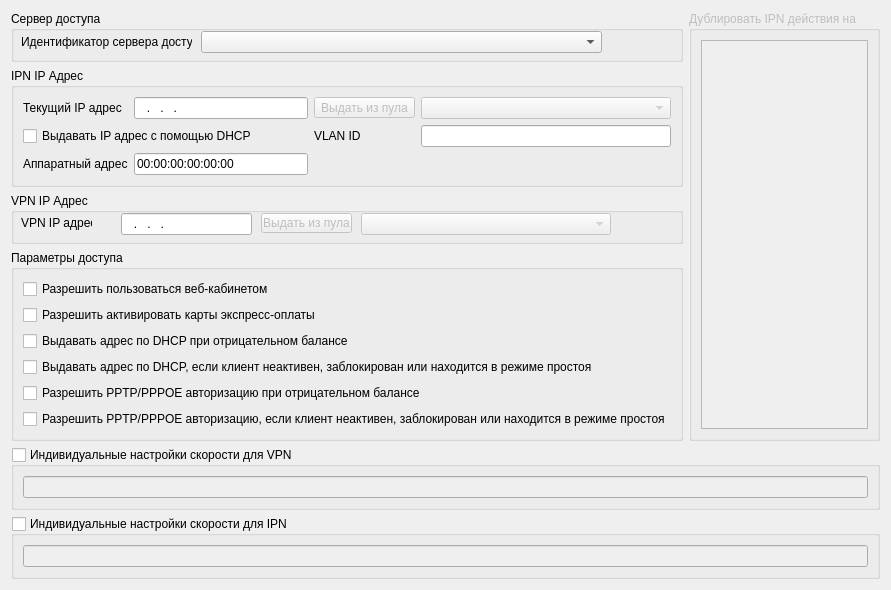
      <widget class="QWidget" name="tab_network_settings">
       <attribute name="title">
        <string>Сетевые настройки</string>
       </attribute>
       <layout class="QGridLayout" name="gridLayout_17">
        <item row="0" column="0">
         <widget class="QGroupBox" name="groupBox_nas">
          <property name="minimumSize">
           <size>
            <width>0</width>
            <height>51</height>
           </size>
          </property>
          <property name="maximumSize">
           <size>
            <width>791</width>
            <height>51</height>
           </size>
          </property>
          <property name="title">
           <string>Сервер доступа</string>
          </property>
          <widget class="QComboBox" name="comboBox_nas">
           <property name="geometry">
            <rect>
             <x>190</x>
             <y>20</y>
             <width>401</width>
             <height>22</height>
            </rect>
           </property>
          </widget>
          <widget class="QLabel" name="label_nas">
           <property name="geometry">
            <rect>
             <x>10</x>
             <y>20</y>
             <width>171</width>
             <height>21</height>
            </rect>
           </property>
           <property name="text">
            <string>Идентификатор сервера доступа</string>
           </property>
          </widget>
         </widget>
        </item>
        <item row="0" column="1" rowspan="4">
         <widget class="QGroupBox" name="groupBox_dublicate_actions">
          <property name="enabled">
           <bool>false</bool>
          </property>
          <property name="minimumSize">
           <size>
            <width>191</width>
            <height>0</height>
           </size>
          </property>
          <property name="maximumSize">
           <size>
            <width>191</width>
            <height>481</height>
           </size>
          </property>
          <property name="title">
           <string>Дублировать IPN действия на</string>
          </property>
          <layout class="QGridLayout" name="gridLayout_12">
           <item row="0" column="0">
            <widget class="QListWidget" name="listWidget_nasses">
             <property name="enabled">
              <bool>false</bool>
             </property>
            </widget>
           </item>
          </layout>
         </widget>
        </item>
        <item row="1" column="0">
         <widget class="QGroupBox" name="groupBox_ipn">
          <property name="minimumSize">
           <size>
            <width>591</width>
            <height>0</height>
           </size>
          </property>
          <property name="maximumSize">
           <size>
            <width>597000</width>
            <height>151</height>
           </size>
          </property>
          <property name="title">
           <string>IPN IP Адрес</string>
          </property>
          <layout class="QGridLayout" name="gridLayout_15">
           <item row="0" column="0">
            <widget class="QLabel" name="label_ipn_ip_address">
             <property name="text">
              <string>Текущий IP адрес</string>
             </property>
             <property name="buddy">
              <cstring>lineEdit_ipn_ip_address</cstring>
             </property>
            </widget>
           </item>
           <item row="0" column="1">
            <widget class="QLineEdit" name="lineEdit_ipn_ip_address">
             <property name="minimumSize">
              <size>
               <width>0</width>
               <height>22</height>
              </size>
             </property>
             <property name="inputMask">
              <string>000.000.000.000; </string>
             </property>
            </widget>
           </item>
           <item row="0" column="2">
            <widget class="QToolButton" name="toolButton_get_ipn_from_pool">
             <property name="enabled">
              <bool>false</bool>
             </property>
             <property name="text">
              <string>Выдать из пула</string>
             </property>
            </widget>
           </item>
           <item row="0" column="3">
            <widget class="QComboBox" name="comboBox_ipn_pool">
             <property name="enabled">
              <bool>false</bool>
             </property>
             <property name="minimumSize">
              <size>
               <width>250</width>
               <height>22</height>
              </size>
             </property>
            </widget>
           </item>
           <item row="2" column="0">
            <widget class="QLabel" name="label_ipn_mac_address">
             <property name="text">
              <string>Аппаратный адрес</string>
             </property>
             <property name="buddy">
              <cstring>lineEdit_ipn_mac_address</cstring>
             </property>
            </widget>
           </item>
           <item row="2" column="1">
            <widget class="QLineEdit" name="lineEdit_ipn_mac_address">
             <property name="minimumSize">
              <size>
               <width>0</width>
               <height>22</height>
              </size>
             </property>
             <property name="inputMask">
              <string>00:00:00:00:00:00;0</string>
             </property>
            </widget>
           </item>
           <item row="1" column="3">
            <widget class="QLineEdit" name="lineEdit_vlan">
             <property name="minimumSize">
              <size>
               <width>0</width>
               <height>22</height>
              </size>
             </property>
            </widget>
           </item>
           <item row="1" column="2">
            <widget class="QLabel" name="label_vlan">
             <property name="layoutDirection">
              <enum>Qt::RightToLeft</enum>
             </property>
             <property name="text">
              <string>VLAN ID</string>
             </property>
            </widget>
           </item>
           <item row="1" column="0" colspan="2">
            <widget class="QCheckBox" name="lineEdit_assign_ipn_ip_from_dhcp">
             <property name="text">
              <string>Выдавать IP адрес с помощью DHCP</string>
             </property>
            </widget>
           </item>
          </layout>
         </widget>
        </item>
        <item row="2" column="0">
         <widget class="QGroupBox" name="groupBox_vpn">
          <property name="minimumSize">
           <size>
            <width>0</width>
            <height>51</height>
           </size>
          </property>
          <property name="maximumSize">
           <size>
            <width>16777215</width>
            <height>51</height>
           </size>
          </property>
          <property name="title">
           <string>VPN IP Адрес</string>
          </property>
          <widget class="QComboBox" name="comboBox_vpn_pool">
           <property name="enabled">
            <bool>false</bool>
           </property>
           <property name="geometry">
            <rect>
             <x>350</x>
             <y>20</y>
             <width>250</width>
             <height>22</height>
            </rect>
           </property>
           <property name="minimumSize">
            <size>
             <width>250</width>
             <height>22</height>
            </size>
           </property>
          </widget>
          <widget class="QLineEdit" name="lineEdit_vpn_ip_address">
           <property name="geometry">
            <rect>
             <x>110</x>
             <y>20</y>
             <width>131</width>
             <height>22</height>
            </rect>
           </property>
           <property name="minimumSize">
            <size>
             <width>0</width>
             <height>22</height>
            </size>
           </property>
           <property name="inputMask">
            <string>000.000.000.000; </string>
           </property>
           <property name="text">
            <string>...</string>
           </property>
           <property name="frame">
            <bool>true</bool>
           </property>
           <property name="alignment">
            <set>Qt::AlignLeading|Qt::AlignLeft|Qt::AlignVCenter</set>
           </property>
          </widget>
          <widget class="QLabel" name="label_vpn_ip_address">
           <property name="geometry">
            <rect>
             <x>10</x>
             <y>20</y>
             <width>71</width>
             <height>20</height>
            </rect>
           </property>
           <property name="text">
            <string>VPN IP адрес</string>
           </property>
           <property name="buddy">
            <cstring>lineEdit_vpn_ip_address</cstring>
           </property>
          </widget>
          <widget class="QToolButton" name="toolButton_get_vpn_from_pool">
           <property name="enabled">
            <bool>false</bool>
           </property>
           <property name="geometry">
            <rect>
             <x>250</x>
             <y>20</y>
             <width>91</width>
             <height>20</height>
            </rect>
           </property>
           <property name="text">
            <string>Выдать из пула</string>
           </property>
          </widget>
         </widget>
        </item>
        <item row="3" column="0">
         <widget class="QGroupBox" name="groupBox_accessparameters">
          <property name="title">
           <string>Параметры доступа</string>
          </property>
          <layout class="QGridLayout" name="gridLayout_16">
           <item row="0" column="0">
            <widget class="QCheckBox" name="checkBox_allow_webcab">
             <property name="text">
              <string>Разрешить пользоваться веб-кабинетом</string>
             </property>
            </widget>
           </item>
           <item row="1" column="0">
            <widget class="QCheckBox" name="checkBox_allow_expresscards">
             <property name="text">
              <string>Разрешить активировать карты экспресс-оплаты</string>
             </property>
            </widget>
           </item>
           <item row="2" column="0">
            <widget class="QCheckBox" name="checkBox_assign_dhcp_null">
             <property name="text">
              <string>Выдавать адрес по DHCP при отрицательном балансе</string>
             </property>
            </widget>
           </item>
           <item row="3" column="0">
            <widget class="QCheckBox" name="checkBox_assign_dhcp_block">
             <property name="text">
              <string>Выдавать адрес по DHCP, если клиент неактивен, заблокирован или находится в режиме простоя</string>
             </property>
            </widget>
           </item>
           <item row="4" column="0">
            <widget class="QCheckBox" name="checkBox_allow_vpn_null">
             <property name="text">
              <string>Разрешить PPTP/PPPOE авторизацию при отрицательном балансе</string>
             </property>
            </widget>
           </item>
           <item row="5" column="0">
            <widget class="QCheckBox" name="checkBox_allow_vpn_block">
             <property name="text">
              <string>Разрешить PPTP/PPPOE авторизацию, если клиент неактивен, заблокирован или находится в режиме простоя</string>
             </property>
            </widget>
           </item>
          </layout>
         </widget>
        </item>
        <item row="4" column="0" colspan="2">
         <widget class="QGroupBox" name="groupBox_vpn_speed">
          <property name="minimumSize">
           <size>
            <width>0</width>
            <height>56</height>
           </size>
          </property>
          <property name="title">
           <string>Индивидуальные настройки скорости для VPN</string>
          </property>
          <property name="checkable">
           <bool>true</bool>
          </property>
          <property name="checked">
           <bool>false</bool>
          </property>
          <layout class="QGridLayout" name="gridLayout_11">
           <item row="0" column="0">
            <widget class="QLineEdit" name="vpn_speed_lineEdit">
             <property name="toolTip">
              <string>Формат: rx-rate[/tx-rate] [rx-burst-rate[/tx-burst-rate] [rx-burst-threshold[/tx-burst-threshold] [rx-burst-time[/tx-burst-time] [priority] 
 Примеры: 
 128k  - rx-rate=128000, tx-rate=128000 (no bursts) 
 64k/128M - rx-rate=64000, tx-rate=128000000 
 64k 256k - rx/tx-rate=64000, rx/tx-burst-rate=256000, rx/tx-burst-threshold=64000, rx/tx-burst-time=1s 
64k/64k 256k/256k 128k/128k 10/10 - rx/tx-rate=64000, rx/tx-burst-rate=256000, rx/tx-burst-threshold=128000, rx/tx-burst-time=10s 
</string>
             </property>
             <property name="whatsThis">
              <string>Формат: rx-rate[/tx-rate] [rx-burst-rate[/tx-burst-rate] [rx-burst-threshold[/tx-burst-threshold] [rx-burst-time[/tx-burst-time] [priority] 
 Примеры: 
 128k  - rx-rate=128000, tx-rate=128000 (no bursts) 
 64k/128M - rx-rate=64000, tx-rate=128000000 
 64k 256k - rx/tx-rate=64000, rx/tx-burst-rate=256000, rx/tx-burst-threshold=64000, rx/tx-burst-time=1s 
64k/64k 256k/256k 128k/128k 10/10 - rx/tx-rate=64000, rx/tx-burst-rate=256000, rx/tx-burst-threshold=128000, rx/tx-burst-time=10s 
</string>
             </property>
            </widget>
           </item>
          </layout>
         </widget>
        </item>
        <item row="5" column="0" colspan="2">
         <widget class="QGroupBox" name="groupBox_ipn_speed">
          <property name="minimumSize">
           <size>
            <width>0</width>
            <height>56</height>
           </size>
          </property>
          <property name="title">
           <string>Индивидуальные настройки скорости для IPN</string>
          </property>
          <property name="checkable">
           <bool>true</bool>
          </property>
          <property name="checked">
           <bool>false</bool>
          </property>
          <layout class="QGridLayout" name="gridLayout_10">
           <item row="0" column="0">
            <widget class="QLineEdit" name="ipn_speed_lineEdit">
             <property name="toolTip">
              <string>Формат: rx-rate[/tx-rate] [rx-burst-rate[/tx-burst-rate] [rx-burst-threshold[/tx-burst-threshold] [rx-burst-time[/tx-burst-time] [priority] 
 Примеры: 
 128k  - rx-rate=128000, tx-rate=128000 (no bursts) 
 64k/128M - rx-rate=64000, tx-rate=128000000 
 64k 256k - rx/tx-rate=64000, rx/tx-burst-rate=256000, rx/tx-burst-threshold=64000, rx/tx-burst-time=1s 
64k/64k 256k/256k 128k/128k 10/10 - rx/tx-rate=64000, rx/tx-burst-rate=256000, rx/tx-burst-threshold=128000, rx/tx-burst-time=10s 
</string>
             </property>
             <property name="whatsThis">
              <string>Формат: rx-rate[/tx-rate] [rx-burst-rate[/tx-burst-rate] [rx-burst-threshold[/tx-burst-threshold] [rx-burst-time[/tx-burst-time] [priority] 
 Примеры: 
 128k  - rx-rate=128000, tx-rate=128000 (no bursts) 
 64k/128M - rx-rate=64000, tx-rate=128000000 
 64k 256k - rx/tx-rate=64000, rx/tx-burst-rate=256000, rx/tx-burst-threshold=64000, rx/tx-burst-time=1s 
64k/64k 256k/256k 128k/128k 10/10 - rx/tx-rate=64000, rx/tx-burst-rate=256000, rx/tx-burst-threshold=128000, rx/tx-burst-time=10s 
</string>
             </property>
            </widget>
           </item>
          </layout>
         </widget>
        </item>
       </layout>
      </widget>
